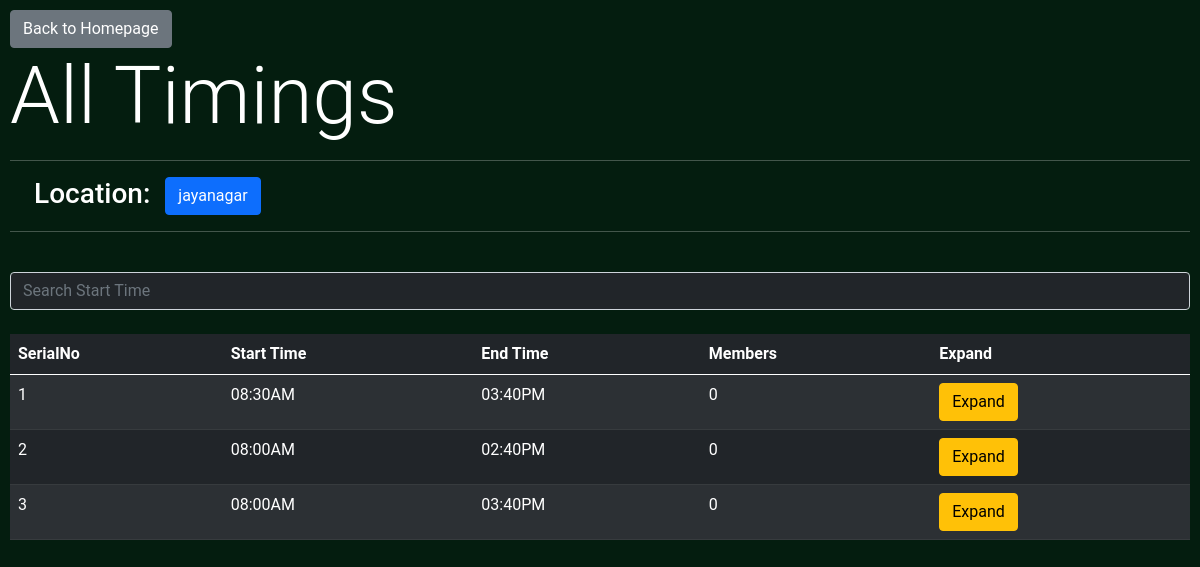
/admin/viewdata/timings/1 (signed in), run on the app's committed database.
### BusManager/models.py (models this page shows, shortened)
class LocationModel(db.Model):
	id = db.Column(db.Integer, primary_key=True)
	location_name = db.Column(db.String)

class TimingModel(db.Model):
	id = db.Column(db.Integer, primary_key=True)
	start = db.Column(db.String) #08:30AM
	end = db.Column(db.String) #03:40PM

### BusManager/admin/routes.py (the view)
@admin.route('/viewdata/timings/<tid>')
@login_required
def data_timings(tid):
	location = LocationModel.query.filter_by(id=tid).first()
	if(not location): return jsonify({'status':0, 'message':'No Such Location'})
	data = []
	all_timings = TimingModel.query.all()
	for T in all_timings:
		members = 0
		students = [x for x in T.students.all() if x.location[0] == location]
		members += len([*students]) #, *drivers])
		data.append({
			'id': T.id,
			'start': T.start,
			'end': T.end,
			'members': members,
		})
	return render_template('getdata/timings.html', timings=data, title='timings', location=location.location_name, tid=tid)

### BusManager/models.py (called while the page is built)
@login_manager.user_loader
def load_user(user_id):
    return AdminUser.query.get(int(user_id))

### BusManager/templates/getdata/timings.html (shortened to what this page needs)
{% extends 'bs_layout.html' %}
{% block content %}
<a class="btn btn-secondary" href="{{url_for('admin.admin_home')}}">Back to Homepage</a>
<h1 class='display-1'>All Timings</h1>
<hr>
<h3 class="px-4">Location: <span class="btn btn-primary">{{location}}</span></h3>
<hr><br>
<input type="text" id="searchbar" class="form-control text-light bg-dark" placeholder="Search Start Time" onkeyup="tableFilterer(1)"><br>
<table class="table table-striped table-dark" id="tbl">
  <thead>
    <tr>
    <th scope="col">SerialNo</th>
      <th scope="col">Start Time</th>
      <th scope="col">End Time</th>
	  <th scope="col">Members</th>
      <th scope="col">Expand</th>
    </tr>
  </thead>
  <tbody id='tbdy'>
    {% for e in timings %}
       <tr data-id="-1">
       <td>{{loop.index}}</td>
        <td>{{e['start']}}</td>
        <td>{{e['end']}}</td>
        <td>{{e['members']}}</td>
        <td><button class="btn btn-warning" onclick=Expand({{e['id']}})>Expand</button></td>
      </tr>
    {% endfor %}
  </tbody>
</table>
{% endblock content %}

### BusManager/templates/bs_layout.html (shortened to what this page needs)
<!doctype html>
<html lang="en">
  <head>
    <link href="https://cdn.jsdelivr.net/npm/bootstrap@5.0.0-beta1/dist/css/bootstrap.min.css" rel="stylesheet">
<link rel="stylesheet" href="{{url_for('static', filename='main.css')}}">
  </head>
  <body>
	{% block content %}
	{% endblock content %}
  </body>
</html>

### BusManager/static/main.css (style rules this page uses)
body { background-color: rgb(4, 29, 15); color: white; padding: 10px; font-family: 'Roboto', sans-serif; }

### data on the page
LocationModel: location_name "jayanagar"
TimingModel: start "08:30AM", end "03:40PM", members "0"
TimingModel: start "08:00AM", end "02:40PM", members "0"
TimingModel: start "08:00AM", end "03:40PM", members "0"
